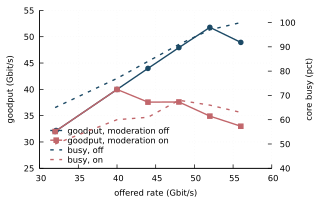

This chart was generated by the following gnuplot code:
set terminal pdfcairo font "Helvetica,9" size 3.3in,2.0in
set output "/home/chanseo/lab/paper/figs/fig_moderation.pdf"
set style line 1 lc rgb '#1b4965' lw 2 pt 7 ps 0.5
set style line 2 lc rgb '#c1666b' lw 2 pt 5 ps 0.5
set style line 3 lc rgb '#4a7c59' lw 2 pt 9 ps 0.6
set style line 4 lc rgb '#8d8741' lw 2 pt 11 ps 0.6
set grid ls 0 lc rgb '#d0d0d0'
set border 3
set xtics nomirror
set ytics nomirror
set key top left reverse Left samplen 1.5

set xlabel "offered rate (Gbit/s)"
set ylabel "goodput (Gbit/s)"
set y2label "core busy (pct)"
set y2tics nomirror
set ytics nomirror
set yrange [25:55]
set y2range [40:105]
set key bottom left
plot "/home/chanseo/lab/paper/figs/fig_moderation.dat" u 1:2 w lp ls 1 t "goodput, moderation off", \
     "" u 1:4 w lp ls 2 t "goodput, moderation on", \
     "" u 1:3 axes x1y2 w l ls 1 dt 2 t "busy, off", \
     "" u 1:5 axes x1y2 w l ls 2 dt 2 t "busy, on"
